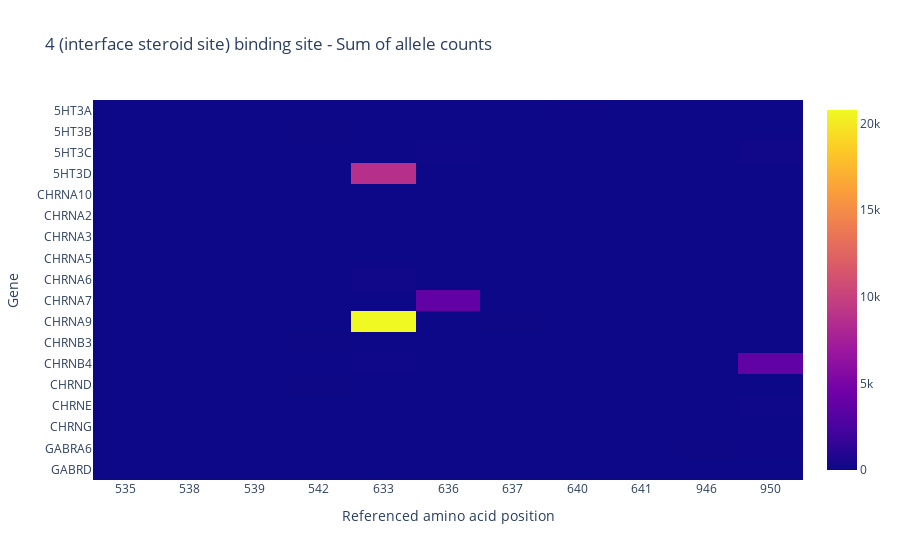

Notebook source saved alongside this figure:
### Code cell
fig = go.Figure(data=go.Heatmap(
    z = data,
    x=[str(int(aa)) for aa in aacids],
    y=genes,
    hoverongaps=False
))
fig.update_layout(
    title=f"{bs_interest[2]} binding site - Sum of allele counts",
    xaxis_title = "Referenced amino acid position",
    yaxis_title = "Gene"
)
fig.show()

### Figure 1 — Plotly figure (JSON) as saved in the notebook; plotly's stock layout.template omitted (floating-point values rounded to 4 significant figures; data arrays with more than 128 entries replaced by an {"elided": "..."} marker saying what was removed)
{"data": [{"hoverongaps": false, "type": "heatmap", "x": ["535", "538", "539", "542", "633", "636", "637", "640", "641", "946", "950"], "y": ["GABRD", "GABRD", "GABRA6", "GABRA6", "CHRNG", "CHRNG", "CHRNE", "CHRND", "CHRNB4", "CHRNB4", "CHRNB4", "CHRNB4", "CHRNB3", "CHRNA9", "CHRNA9", "CHRNA9", "CHRNA7", "CHRNA6", "CHRNA6", "CHRNA6", "CHRNA5", "CHRNA5", "CHRNA3", "CHRNA3", "CHRNA2", "CHRNA2", "CHRNA10", "5HT3D", "5HT3D", "5HT3C", "5HT3C", "5HT3C", "5HT3B", "5HT3B", "5HT3A", "5HT3A", "5HT3A", "5HT3A"], "z": {"elided": "38x11 int values"}}], "layout": {"title": {"text": "4 (interface steroid site) binding site - Sum of allele counts"}, "xaxis": {"title": {"text": "Referenced amino acid position"}}, "yaxis": {"title": {"text": "Gene"}}}}
